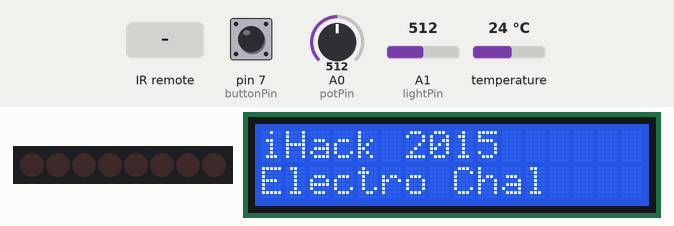
The sketch below on a simulated Arduino Uno, built with avr-gcc and run on an emulated ATmega328P. Shown: 8 shift-register outputs drawn as a row of LEDs (first output left, lit = HIGH), 16×2 character LCD. Wiring (inferred from the names in the program): shift register (74HC595): data pin 8; shift clock pin 10; latch pin 9. Wiring (inferred from the signals the program sends): row of LEDs: on Q0, Q1, Q2, Q3, Q4, Q5, Q6, Q7. Inputs (shaded band) come from the test bench; at power-on: pin 7 (buttonPin) LOW, A0 (potPin) = 512, A1 (lightPin) = 512, temperature 24 °C. What the sketch prints to the serial monitor is not drawn.

Above: at 3.1 s.
3.2 s: pin 7 (buttonPin) pulled HIGH for 0.15 s
At 6.2 s:
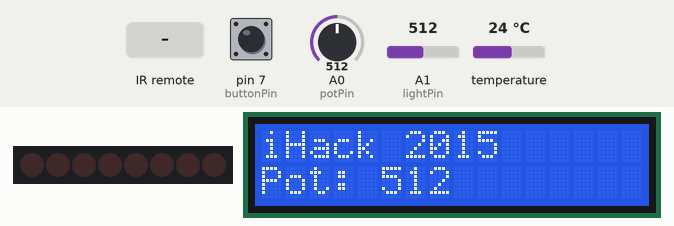
6.5 s: infrared code 0xFFA25D received
At 6.83 s:
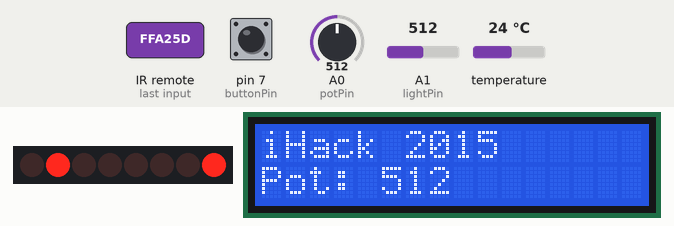
8.0 s: infrared code 0xFF629D received
At 8.4 s:
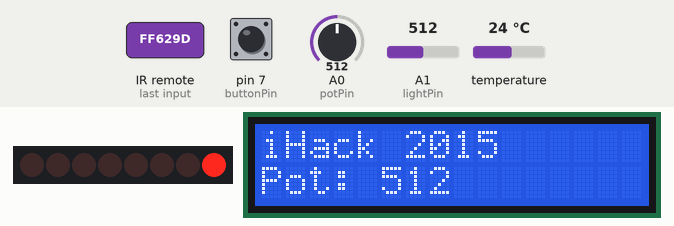
9.5 s: pin 7 (buttonPin) pulled HIGH for 1 s
At 12.2 s:
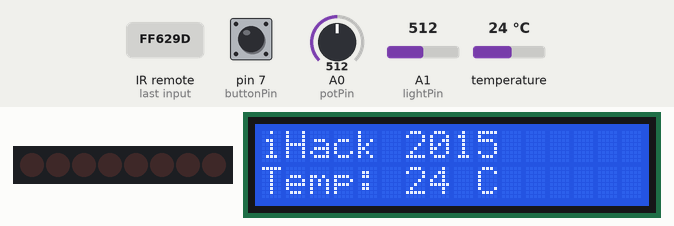
12.5 s: infrared code 0xFFE21D received
At 12.83 s:
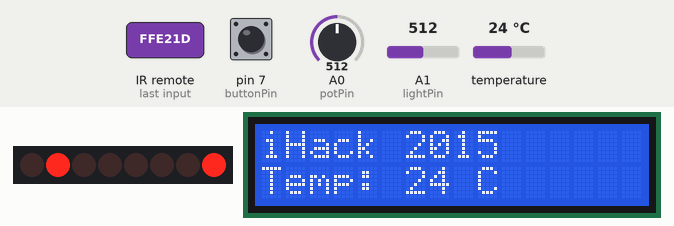
14.0 s: infrared code 0xFF22DD received
At 14.4 s:
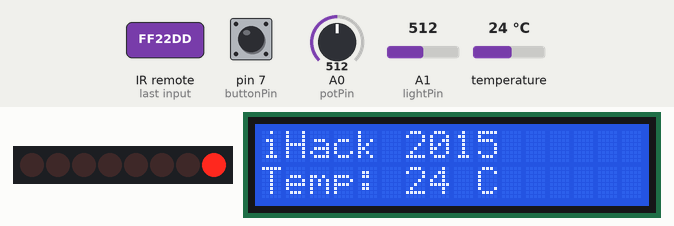
Timing chart, 0 to 16.5 s (numbered marks = the images above; inputs shaded):
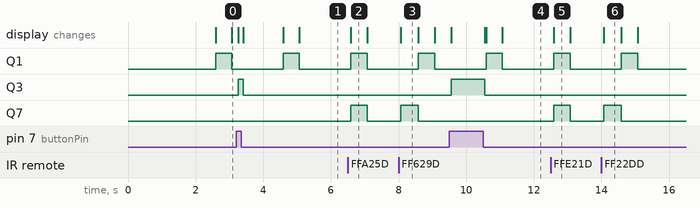

The sketch:

electrochal.ino
```cpp
// (licence header left out)
// include the library code:
#include <LiquidCrystal.h>
#include <OneWire.h>
#include <IRremote.h>

// Timer1
#include <TimerOne.h>

OneWire  ds(13);  // on pin 10 (a 4.7K resistor is necessary)

// initialize the library with the numbers of the interface pins
LiquidCrystal lcd(12, 11, 5, 4, 3, 2);

// All devices pins
const int potPin = 0;
const int lightPin = 1;
const int buttonPin = 7;    // the number of the pushbutton pin
const int ledPin = 13;      // the number of the LED pin
const int irPin = 6; //set D13 as input signal pin

volatile unsigned int clockCount = 0;
volatile unsigned int flagClockCount = 0;

// IR Remote
IRrecv irrecv(irPin);
decode_results signals;

//How many of the shift registers - change this
#define number_of_74hc595s 1
#define numOfRegisterPins number_of_74hc595s * 8
boolean registers[numOfRegisterPins];

// Variables will change:
int clockLedState = HIGH;         // the current state of the output pin
int flagLedState = LOW;
int buttonState;             // the current reading from the input pin
int lastButtonState = LOW;   // the previous reading from the input pin

// the following variables are long's because the time, measured in miliseconds,
// will quickly become a bigger number than can be stored in an int.
long lastDebounceTime = 0;  // the last time the output pin was toggled
long debounceDelay = 50;    // the debounce time; increase if the output flickers

int timer1_counter;

// The interrupt will blink the LED, and keep
// track of how many times it has blinked.
//int clockLedState = LOW;
volatile unsigned long blinkCount = 0; // use volatile for shared variable

const int SER_Pin = 8;   //pin 14 on the 75HC595
const int RCLK_Pin = 9;  //pin 12 on the 75HC595
const int SRCLK_Pin = 10; //pin 11 on the 75HC595

int LED_CLOCK = 1;
int LCD_BTN = 3;
int LED_FLAG = 5;
int LED_IR = 7;

// All devices value
volatile unsigned int potValue = 0; // use volatile for shared variable
volatile unsigned int tempValue = 0; // use volatile for shared variable
volatile unsigned int lightValue = 0; // use volatile for shared variable
volatile unsigned long irValue = 0; // use volatile for shared variable
volatile char flagValue[16];

// Flags (max 11 for LCD)
const char FLAG_1[] = "d1g1t4ll0ck";  // Lock Challenge
const char FLAG_2[] = "und3rc0v3rz";  // IR Challenge
const char FLAG_3[] = "chr1stm4str";  // Turn all lights on
const char FLAG_4[] = "r4c3abcc0nd";  // Race condition Challenge
const char FLAG_5[] = "aas3r14lbbc";  // Serial Challenge
const char FLAG_6[] = "f1r3burnw00";  // Temperature sensor (bonus)

//
char* LCD_FMT_STR[] = { "Electro Chal",
                         "Pot: %i",
                         "Temp: %i C",
                         "Light: %i%",
                         "IR: %lX",
                         "Flag:%s"};
int LCD_MSG_INDEX = 0;

int LOCK_INDEX_MODE = 0;
int CHAL2_INDEX_MODE = 0;

int LOCK_CHAL_COMBIN[][2] = {{0,20}, {20,40}, {40,60}};
int LOCK_CHAL_INDEX;                // A number from 0 to 2
int LOCK_CHAL_USER_INPUT[3];        // Saved attempts by a user

// TO BE REMOVED: 0 + 6 + 2 + 5 + 9 + 6 + Menu/Info/Status (and keep pressed)
long IR_CHAL_VALUES[] = {0xFF6897, 0xFF5AA5, 0xFF18E7, 0xFFFFFFFF};
int IR_CHAL_INDEX;                 // A number from 0 to 7
long IR_CHAL_USER_INPUT[4];        // Saved attempts by a user

int RC_CHAL_USER_INPUT[][2] = {{0,0},{0,0},{0,0},{0,0},{0,0}};
int RC_CHAL_INDEX;                 // A number from 0 to 4

void setup(void) {
  Serial.begin(9600);

  // set up the LCD's number of columns and rows:
  lcd.begin(16, 2);
  // Print a message to the LCD.
  //lcd.setCursor(0,0);
  //lcd.clear();
  lcd.print("iHack 2015");
  lcd.setCursor(0,1);
  lcd.print("Electro Chal");

  // IR Remote
  irrecv.enableIRIn(); // enable input from IR receiver

  // LED Shifter
  pinMode(SER_Pin, OUTPUT);
  pinMode(RCLK_Pin, OUTPUT);
  pinMode(SRCLK_Pin, OUTPUT);
  pinMode(ledPin, OUTPUT);
  analogWrite(ledPin, LOW);

  //reset all register pins
  clearRegisters();
  writeRegisters();

  // Switch button
  pinMode(buttonPin, INPUT);

  Timer1.initialize(500000);
  Timer1.attachInterrupt(callback,500000); // callback every 1 sec.
}

void callback(void)
{
  if (clockCount % 4 == 0){
    Serial.print("Clock count: ");
    Serial.println(clockCount);
  }

  updateDevicesValue();

  // Blink the clock light for lock challenge
  if (clockCount % 4 == 0 and clockLedState == LOW) {
    clockLedState = HIGH;
    blinkCount = blinkCount + 1;  // increase when LED turns on
  } else {
    clockLedState = LOW;
  }
  setRegisterPin(LED_CLOCK, clockLedState);

  // Validate lock challenge
  if (clockCount % 4 == 0){
    updateLockChallenge();
    if (lockIsValid()) {
      printLockFlag();
      flagClockCount = clockCount;
    }
  }

  // Validate IR challenge
  if (clockCount % 4 == 0){
    updateIRChallenge();
    if (irIsValid()) {
      printIRFlag();
      flagClockCount = clockCount;
    }
  }

  // Validate Christmas Tree challengema
  if (christmasTreeIsValid()){
    printChristmasTreeFlag();
    flagClockCount = clockCount;
  }

  // Validate RC challenge
  if (clockCount % 4 == 0){
    updateRCChallenge();
    if (rcIsValid()) {
      printRCFlag();
      flagClockCount = clockCount;
    }
  }

  // Validate temp challenge
  if (clockCount % 4 == 0){
    if (tempValue > 60){
      printTempFlag();
      flagClockCount = clockCount;
    }
  }

  updateLCD();

  clockCount = clockCount + 1;


  // Reset flag after 15 seconds
  if (flagClockCount != 0 && flagClockCount + 30 < clockCount){
    Serial.println("Removing flag from LCD");
    setRegisterPin(LED_FLAG, LOW);
    flagValue[0] = '\0';
    flagClockCount = 0;
  }

  //Serial flag
  if (clockCount % 60 == 0){
     Serial.print("Flag: ");
     Serial.println(FLAG_5);
  }
}

void updateDevicesValue(void){
  int itmp = 0;
  unsigned long ltmp = 0;
  potValue = analogRead(potPin);
  lightValue = analogRead(lightPin);

  if (clockCount % 2 == 0){
    itmp = getTemp();
    if (itmp != 0){
      tempValue = itmp;
    }
  }

  ltmp = getIR();
  if (ltmp != 0){
    irValue = ltmp;
  }
}

void updateLockChallenge(void){
  int i;
  int val = map(potValue, 0, 1023, 0, 100);

  LOCK_CHAL_USER_INPUT[LOCK_CHAL_INDEX] = val;
  LOCK_CHAL_INDEX = (LOCK_CHAL_INDEX + 1) % 3;
  Serial.print("Updating Lock Challenge. index=");
  Serial.println(LOCK_CHAL_INDEX);
  Serial.print("Lock Challenge values: ");
  for (int i = 0; i < sizeof(LOCK_CHAL_USER_INPUT) / sizeof(int); i++){
    Serial.print("a[");
    Serial.print(i);
    Serial.print("]=");
    Serial.print(LOCK_CHAL_USER_INPUT[i]);
    Serial.print(" ");
  }
  Serial.println("");
}

boolean lockIsValid(void){
  for (int i = 0; i < 3; i++){
     if (LOCK_CHAL_USER_INPUT[0] > LOCK_CHAL_COMBIN[i][0] &&
          LOCK_CHAL_USER_INPUT[0] < LOCK_CHAL_COMBIN[i][1] &&
          LOCK_CHAL_USER_INPUT[1] > LOCK_CHAL_COMBIN[(i+1)%3][0] &&
          LOCK_CHAL_USER_INPUT[1] < LOCK_CHAL_COMBIN[(i+1)%3][1] &&
          LOCK_CHAL_USER_INPUT[2] > LOCK_CHAL_COMBIN[(i+2)%3][0] &&
          LOCK_CHAL_USER_INPUT[2] < LOCK_CHAL_COMBIN[(i+2)%3][1]) {
        return true;
     }
  }

  return false;
}

void updateIRChallenge(void){
  int i;

  IR_CHAL_USER_INPUT[IR_CHAL_INDEX] = irValue;
  IR_CHAL_INDEX = (IR_CHAL_INDEX + 1) % 4;
  Serial.print("Updating IR Challenge. index=");
  Serial.println(IR_CHAL_INDEX);
  Serial.print("IR Challenge values: ");
  for (int i = 0; i < sizeof(IR_CHAL_USER_INPUT) / sizeof(long); i++){
    Serial.print("a[");
    Serial.print(i);
    Serial.print("]=");
    Serial.print(IR_CHAL_USER_INPUT[i],HEX);
    Serial.print(" ");
  }
  Serial.println("");
}

boolean irIsValid(void){
  int potVal = map(potValue,0,1023,0,100);
  for (int i = 0; i < 4; i++){
     if (IR_CHAL_USER_INPUT[0] == IR_CHAL_VALUES[i] &&
          IR_CHAL_USER_INPUT[1] == IR_CHAL_VALUES[(i+1)%4] &&
          IR_CHAL_USER_INPUT[2] == IR_CHAL_VALUES[(i+2)%4] &&
          IR_CHAL_USER_INPUT[3] == IR_CHAL_VALUES[(i+3)%4]){
        if (lightValue > 300 && potVal == 50){
          return true;
        }
        Serial.println("Almost!");
        return false;
     }
  }

  return false;
}

boolean christmasTreeIsValid(void){
  if (clockCount % 4 == 0){
    Serial.print("Registers state. ");
    for (int i = 1; i < 8; i=i+2){
      Serial.print("reg[");
      Serial.print(i);
      Serial.print("]=");
      Serial.print(registers[i]);
      Serial.print(" ");
    }
    Serial.println("");
  }

  for (int i = 1; i < 8; i=i+2){
    if (registers[i] != HIGH){
      return false;
    }
  }

  return true;
}

void updateRCChallenge(void){
  int i;

  RC_CHAL_USER_INPUT[RC_CHAL_INDEX][0] = potValue;
  RC_CHAL_USER_INPUT[RC_CHAL_INDEX][1] = lightValue;
  RC_CHAL_INDEX = (RC_CHAL_INDEX + 1) % 5;
  Serial.print("Updating RC Challenge. index=");
  Serial.println(RC_CHAL_INDEX);
  Serial.print("RC Challenge values: ");
  for (int i = 0; i < sizeof(RC_CHAL_USER_INPUT) / sizeof(int) / 2; i++){
    Serial.print("a[");
    Serial.print(i);
    Serial.print("]=");
    Serial.print(RC_CHAL_USER_INPUT[i][0]);
    Serial.print("-");
    Serial.print(RC_CHAL_USER_INPUT[i][1]);
    Serial.print(" ");
  }
  Serial.println("");
}

boolean rcIsValid(void){
  int startIndex = 0;
  int endIndex = 4;
  int tolerance = 2;
  int i;

  // Find smallest value as startIndex
  for (i = 0; i < 5; i++){
    if (RC_CHAL_USER_INPUT[i][0] < RC_CHAL_USER_INPUT[startIndex][0]){
      startIndex = i;
    }
  }
  endIndex = (startIndex+4)%5;

  // First value must be 0
  if (RC_CHAL_USER_INPUT[startIndex][0] != 0 && RC_CHAL_USER_INPUT[startIndex][1] != 0){
    return false;
  }

  // Last value must be < 950
  if (RC_CHAL_USER_INPUT[endIndex][0] > 950 && RC_CHAL_USER_INPUT[endIndex][1] > 950){
    return false;
  }

  // All values must be different
  for (i = 0; i < 4; i++){
    if (!(RC_CHAL_USER_INPUT[i%5][0] != RC_CHAL_USER_INPUT[(i+1)%5][0] &&
        RC_CHAL_USER_INPUT[i%5][1] != RC_CHAL_USER_INPUT[(i+1)%5][1])){
      return false;
    }
  }

  for (i = startIndex; i < (startIndex + 5); i++){
    if (!(RC_CHAL_USER_INPUT[i%5][0] <= RC_CHAL_USER_INPUT[i%5][1] + tolerance &&
        RC_CHAL_USER_INPUT[i%5][0] >= RC_CHAL_USER_INPUT[i%5][1] - tolerance)){
      return false;
    }
  }

  return true;
}

void printLockFlag(void){
  setRegisterPin(LED_FLAG, HIGH);
  for (int i = 0; i < sizeof(FLAG_1) - 1; i++){
    flagValue[i] = FLAG_1[i];
  }
  Serial.println("Lock Flag was printed");
}

void printIRFlag(void){
  setRegisterPin(LED_FLAG, HIGH);
  for (int i = 0; i < sizeof(FLAG_2) - 1; i++){
    flagValue[i] = FLAG_2[i];
  }
  Serial.println("IR Flag was printed");
}

void printChristmasTreeFlag(void){
  setRegisterPin(LED_FLAG, HIGH);
  for (int i = 0; i < sizeof(FLAG_3) - 1; i++){
    flagValue[i] = FLAG_3[i];
  }
  Serial.println("Christmas tree Flag was printed");
}

void printRCFlag(void){
  setRegisterPin(LED_FLAG, HIGH);
  for (int i = 0; i < sizeof(FLAG_4) - 1; i++){
    flagValue[i] = FLAG_4[i];
  }
  Serial.println("Race condition Flag was printed");
}

void printTempFlag(void){
  setRegisterPin(LED_FLAG, HIGH);
  for (int i = 0; i < sizeof(FLAG_6) - 1; i++){
    flagValue[i] = FLAG_6[i];
  }
  Serial.println("Temperature Flag was printed");
}

int getTemp(void) {
  byte i;
  byte present = 0;
  byte type_s;
  byte data[12];
  byte addr[8];
  float celsius, fahrenheit;

  if ( !ds.search(addr)) {
    Serial.println("No more addresses.");
    ds.reset_search();
    //delay(250);
    return 0;
  }

  //Serial.print("ROM =");
  //for( i = 0; i < 8; i++) {
  //  Serial.write(' ');
  //  Serial.print(addr[i], HEX);
  //}

  if (OneWire::crc8(addr, 7) != addr[7]) {
      Serial.println("CRC is not valid!");
      return 0;
  }
  //Serial.println();

  // the first ROM byte indicates which chip
  switch (addr[0]) {
    case 0x10:
      //Serial.println("  Chip = DS18S20");  // or old DS1820
      type_s = 1;
      break;
    case 0x28:
      //Serial.println("  Chip = DS18B20");
      type_s = 0;
      break;
    case 0x22:
      //Serial.println("  Chip = DS1822");
      type_s = 0;
      break;
    default:
      //Serial.println("Device is not a DS18x20 family device.");
      return 0;
  }

  ds.reset();
  ds.select(addr);
  ds.write(0x44, 1);        // start conversion, with parasite power on at the end
    //  delay(1000);     // maybe 750ms is enough, maybe not
  // we might do a ds.depower() here, but the reset will take care of it.

  present = ds.reset();
  ds.select(addr);
  ds.write(0xBE);         // Read Scratchpad

  //Serial.print("  Data = ");
  //Serial.print(present, HEX);
  //Serial.print(" ");
  for ( i = 0; i < 9; i++) {           // we need 9 bytes
    data[i] = ds.read();
    //Serial.print(data[i], HEX);
    //Serial.print(" ");
  }
  //Serial.print(" CRC=");
  //Serial.print(OneWire::crc8(data, 8), HEX);
  //Serial.println();

  // Convert the data to actual temperature
  // because the result is a 16 bit signed integer, it should
  // be stored to an "int16_t" type, which is always 16 bits
  // even when compiled on a 32 bit processor.
  int16_t raw = (data[1] << 8) | data[0];
  if (type_s) {
    raw = raw << 3; // 9 bit resolution default
    if (data[7] == 0x10) {
      // "count remain" gives full 12 bit resolution
      raw = (raw & 0xFFF0) + 12 - data[6];
    }
  } else {
    byte cfg = (data[4] & 0x60);
    // at lower res, the low bits are undefined, so let's zero them
    if (cfg == 0x00) raw = raw & ~7;  // 9 bit resolution, 93.75 ms
    else if (cfg == 0x20) raw = raw & ~3; // 10 bit res, 187.5 ms
    else if (cfg == 0x40) raw = raw & ~1; // 11 bit res, 375 ms
    //// default is 12 bit resolution, 750 ms conversion time
  }
  celsius = (float)raw / 16.0;
  fahrenheit = celsius * 1.8 + 32.0;
  //Serial.print("Temperature = ");
  //Serial.print(celsius);
  //Serial.print(" Celsius, ");
  //Serial.print(fahrenheit);
  //Serial.println(" Fahrenheit");

  return celsius;
}

long getIR(void) {
  char buf[16];
  if (irrecv.decode(&signals)) {
    long ret = signals.value;
    // Serial.println(signals.value, HEX);
    translateIR(buf, signals.value);

    Serial.print("IR Value: ");
    Serial.print(ret, HEX);
    Serial.print(" DecodeType: ");
    Serial.print(signals.decode_type);
    Serial.print(" Str: ");
    Serial.println(buf);
    irrecv.resume(); // get the next signal

    setRegisterPin(LED_IR, HIGH);
    return ret;
  }
  setRegisterPin(LED_IR, LOW);
  return 0;
}

// takes action based on IR code received
void translateIR(char* buf, int value) {

  switch(value) {

  case 0xFFA25D:
    strcpy(buf,"POWER");
    break;

  case 0xFF629D:
    strcpy(buf,"MODE");
    break;

  case 0xFFE21D:
    strcpy(buf,"MUTE");
    break;

  case 0xFF22DD:
    strcpy(buf,"PLAY/PAUSE");
    break;

  case 0xFF02FD:
    strcpy(buf,"PREV");
    break;

  case 0xFFC23D:
    strcpy(buf,"NEXT");
    break;

  case 0xFFE01F:
    strcpy(buf,"EQ");
    break;

  case 0xFFA857:
    strcpy(buf,"VOL-");
    break;

  case 0xFF906F:
    strcpy(buf,"VOL+");
    break;

  case 0xFF6897:
    strcpy(buf,"0");
    break;

  case 0xFF9867:
    strcpy(buf,"100+");
    break;

  case 0xFFB04F:
    strcpy(buf,"200+");
    break;

  case 0xFF30CF:
    strcpy(buf,"1");
    break;

  case 0xFF18E7:
    strcpy(buf,"2");
    break;

  case 0xFF7A85:
    strcpy(buf,"3");
    break;

  case 0xFF10EF:
    strcpy(buf,"4");
    break;

  case 0xFF38C7:
    strcpy(buf,"5");
    break;

  case 0xFF5AA5:
    strcpy(buf,"6");
    break;

  case 0xFF42BD:
    strcpy(buf,"7");
    break;

  case 0xFF4AB5:
    strcpy(buf,"8");
    break;

  case 0xFF52AD:
    strcpy(buf,"9");
    break;

  default:
    strcpy(buf,"other button");
  }
}

//set all register pins to LOW
void clearRegisters(){
  for(int i = numOfRegisterPins - 1; i >=  0; i--){
     registers[i] = LOW;
  }
}


//Set and display registers
//Only call AFTER all values are set how you would like (slow otherwise)
void writeRegisters(){

  digitalWrite(RCLK_Pin, LOW);

  for(int i = numOfRegisterPins - 1; i >=  0; i--){
    digitalWrite(SRCLK_Pin, LOW);

    int val = registers[i];

    digitalWrite(SER_Pin, val);
    digitalWrite(SRCLK_Pin, HIGH);

  }
  digitalWrite(RCLK_Pin, HIGH);
}

//set an individual pin HIGH or LOW
void setRegisterPin(int index, int value){
  registers[index] = value;
  writeRegisters();
}

boolean isButtonPressed(void) {
  // read the state of the switch into a local variable:
  int reading = digitalRead(buttonPin);

  // check to see if you just pressed the button
  // (i.e. the input went from LOW to HIGH),  and you've waited
  // long enough since the last press to ignore any noise:

  // If the switch changed, due to noise or pressing:
  if (reading != lastButtonState) {
    // reset the debouncing timer
    lastDebounceTime = millis();
  }

  if ((millis() - lastDebounceTime) > debounceDelay) {
    // whatever the reading is at, it's been there for longer
    // than the debounce delay, so take it as the actual current state:

    // if the button state has changed:
    if (reading != buttonState) {
      buttonState = reading;

      // only toggle the LED if the new button state is HIGH
      if (buttonState == HIGH) {
        lastButtonState = reading;
        setRegisterPin(LCD_BTN, HIGH);
        return true;
      }else{
        setRegisterPin(LCD_BTN, LOW);
      }
    }
  }

  // save the reading.  Next time through the loop,
  // it'll be the lastButtonState:
  lastButtonState = reading;
  return false;
}

void printModeToLCD(char* msg){
  lcd.setCursor(0,1);
  lcd.print("                ");
  lcd.setCursor(0,1);
  lcd.print(msg);
}

char* getLCDMsg(char* buf, int index){


  switch(index) {

  // Electro
  case 0:
    sprintf(buf, LCD_FMT_STR[index]);
    break;

  // Potentiometer
  case 1:
    sprintf(buf, LCD_FMT_STR[index], potValue);
    break;

  // Temperature
  case 2:
    sprintf(buf, LCD_FMT_STR[index], tempValue);
    break;

  // Light
  case 3:
    sprintf(buf, LCD_FMT_STR[index], lightValue);
    break;

  // IR
  case 4:
    sprintf(buf, LCD_FMT_STR[index], irValue);
    break;

  // Flag
  case 5:
    sprintf(buf, LCD_FMT_STR[index], flagValue);
    break;
  }

  if (clockCount % 4 == 0){
    //Serial.println("getLCDMsg()");
    Serial.print("Menu index: ");
    Serial.println(index);
    //Serial.print("Format str: ");
    //Serial.println(LCD_FMT_STR[index]);
    //Serial.print("potValue: ");
    //Serial.println(potValue);
    //Serial.print("buf: ");
    //Serial.println(buf);
    //Serial.println("");
  }
}

void changeMode(void){
  Serial.println("Changing mode");
  Serial.print("From: ");
  Serial.println(LCD_MSG_INDEX);
  LCD_MSG_INDEX = (LCD_MSG_INDEX + 1) % (sizeof(LCD_FMT_STR) / sizeof(char*));
  Serial.print("To: ");
  Serial.println(LCD_MSG_INDEX);
  updateLCD();
}

void updateLCD(void){
  char buf[32];
  getLCDMsg(buf, LCD_MSG_INDEX);
  printModeToLCD(buf);
}

void loop(void) {
  noInterrupts();
  if (isButtonPressed()){
    changeMode();
  }
  interrupts();
}
```

Measured:
- after the input at 3.2 s, the display: first changes after 0.05 s (image 1 shows a later state)
- after the input at 6.5 s, the display: changes after 0.09 s (image 2)
- after the input at 8.0 s, the display: changes after 0.07 s (image 3)
- after the input at 9.5 s, the display: first changes after 0.06 s (image 4 shows a later state)
- after the input at 12.5 s, the display: changes after 0.09 s (image 5)
- after the input at 14.0 s, the display: changes after 0.07 s (image 6)
- what the display in image 2 shows lasts 0.5 s, from 6.6 s to 7.1 s
